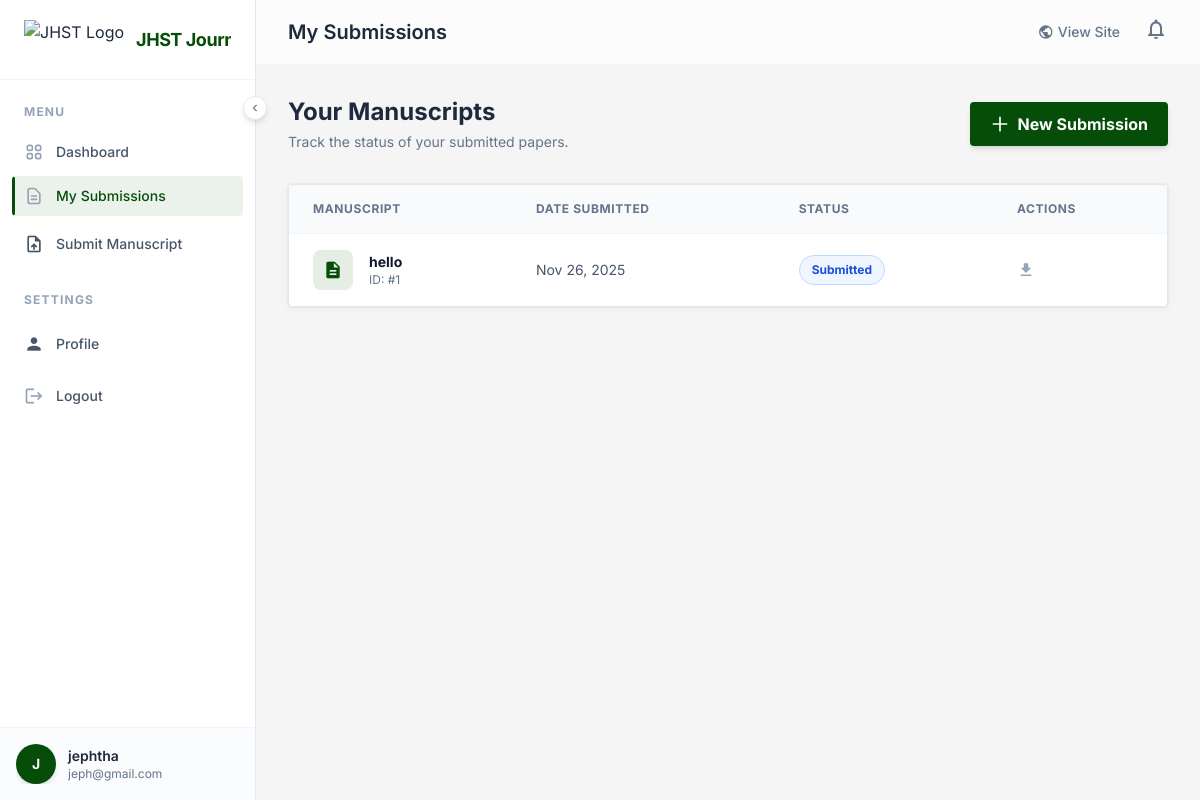
Page /dashboard/my-submissions/ (signed in) on the earlier database version.
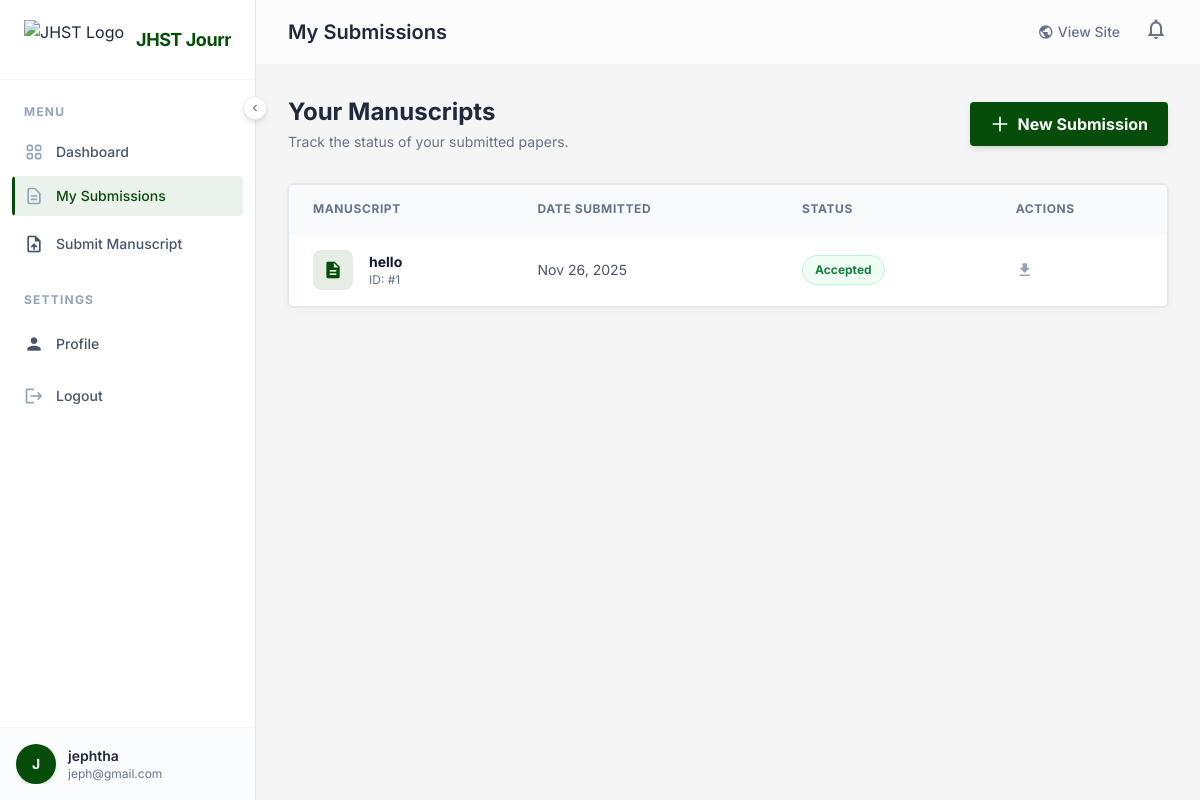
Same page on the later database version.
### journal/models.py (models this page shows, shortened)
class Manuscript(models.Model):
    STATUS_CHOICES = [
        ('submitted', 'Submitted'),
        ('under_review', 'Under Review'),
        ('accepted', 'Accepted'),
        ('rejected', 'Rejected'),
        ('published', 'Published'),
    ]
    title = models.CharField(max_length=255)
    abstract = models.TextField()
    file = models.FileField(upload_to='manuscripts/')
    co_authors = models.CharField(max_length=500, blank=True, help_text="Names of co-authors, separated by commas")
    affiliations = models.TextField(blank=True, help_text="Author affiliations")
    author = models.ForeignKey(User, on_delete=models.CASCADE, related_name='manuscripts')
    reviewer = models.ForeignKey(User, on_delete=models.SET_NULL, null=True, blank=True, related_name='assigned_manuscripts')
    submitted_date = models.DateTimeField(auto_now_add=True)
    status = models.CharField(max_length=20, choices=STATUS_CHOICES, default='submitted')
    keywords = models.CharField(max_length=255, help_text="Comma-separated keywords")

### journal/views.py (the view)
# urls.py: path('dashboard/my-submissions/', views.my_submissions, name='my_submissions'),
@login_required
def my_submissions(request):
    submissions = Manuscript.objects.filter(author=request.user).order_by('-submitted_date')
    return render(request, 'dashboard/my_submissions.html', {'submissions': submissions})

### templates/dashboard/my_submissions.html (shortened to what the changed rows need)
{% extends 'dashboard/dashboard_base.html' %}
{% block dashboard_title %}My Submissions{% endblock %} {% block content %}
<div class="flex justify-between items-center mb-8">
  <div>
    <h2 class="text-2xl font-bold font-display text-slate-800 dark:text-white">
      Your Manuscripts
    </h2>
  </div>
</div>
{% if submissions %}
<div
  class="bg-white dark:bg-card-dark rounded shadow-card overflow-hidden border border-slate-200 dark:border-slate-800/50"
>
  <div class="overflow-x-auto">
    <table class="min-w-full divide-y divide-slate-100 dark:divide-slate-800">
      <thead class="bg-slate-50 dark:bg-slate-900/50">
        <tr>
          <th
            scope="col"
            class="px-6 py-4 text-left text-xs font-bold text-slate-500 uppercase tracking-wider"
          >
            Manuscript
          </th>
          <th
            scope="col"
            class="px-6 py-4 text-left text-xs font-bold text-slate-500 uppercase tracking-wider"
          >
            Date Submitted
          </th>
          <th
            scope="col"
            class="px-6 py-4 text-left text-xs font-bold text-slate-500 uppercase tracking-wider"
          >
            Status
          </th>
          <th
            scope="col"
            class="px-6 py-4 text-left text-xs font-bold text-slate-500 uppercase tracking-wider"
          >
            Actions
          </th>
        </tr>
      </thead>
      <tbody class="divide-y divide-slate-100 dark:divide-slate-800">
        {% for manuscript in submissions %}
        <tr
          class="hover:bg-slate-50/50 dark:hover:bg-slate-800/50 transition-colors"
        >
          <td class="px-6 py-4 whitespace-nowrap">
            <div class="flex items-center">
              <div
                class="flex-shrink-0 h-10 w-10 bg-primary/10 rounded-lg flex items-center justify-center text-primary dark:text-green-400"
              >
                <span class="material-icons text-xl">description</span>
              </div>
              <div class="ml-4">
                <div
                  class="text-sm font-bold text-slate-900 dark:text-white max-w-xs truncate"
                  title="{{ manuscript.title }}"
                >
                  {{ manuscript.title }}
                </div>
                <div class="text-xs text-slate-500">
                  ID: #{{ manuscript.id }}
                </div>
              </div>
            </div>
          </td>
          <td class="px-6 py-4 whitespace-nowrap">
            <div class="text-sm text-slate-600 dark:text-slate-400">
              {{ manuscript.submitted_date|date:"M d, Y" }}
            </div>
          </td>
          <td class="px-6 py-4 whitespace-nowrap">
            <span
              class="px-3 py-1 inline-flex text-xs leading-5 font-bold rounded-full border {% if manuscript.status == 'accepted' %}bg-green-50 text-green-700 border-green-200 dark:bg-green-900/20 dark:text-green-400 dark:border-green-900/30{% elif manuscript.status == 'rejected' %}bg-red-50 text-red-700 border-red-200 dark:bg-red-900/20 dark:text-red-400 dark:border-red-900/30{% elif manuscript.status == 'under_review' %}bg-amber-50 text-amber-700 border-amber-200 dark:bg-amber-900/20 dark:text-amber-400 dark:border-amber-900/30{% else %}bg-blue-50 text-blue-700 border-blue-200 dark:bg-blue-900/20 dark:text-blue-400 dark:border-blue-900/30{% endif %}"
            >
              {{ manuscript.get_status_display }}
            </span>
          </td>
          <td class="px-6 py-4 whitespace-nowrap text-sm font-medium">
            <div class="flex items-center space-x-3">
              {% if manuscript.file %}
              <a
                href="{{ manuscript.file.url }}"
                target="_blank"
                class="text-slate-400 hover:text-primary transition-colors flex items-center"
                title="Download PDF"
              >
                <span class="material-icons text-lg">download</span>
              </a>
              {% endif %}
            </div>
          </td>
        </tr>
        {% endfor %}
      </tbody>
    </table>
  </div>
</div>
{% endif %} {% endblock %}

Differences in the rows shown:
changed Manuscript "hello": status "Submitted" → "Accepted"
